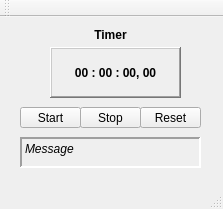
<?xml version="1.0" encoding="UTF-8"?>
<ui version="4.0">
 <class>stopWatch</class>
 <widget class="QMainWindow" name="stopWatch">
  <property name="geometry">
   <rect>
    <x>0</x>
    <y>0</y>
    <width>223</width>
    <height>209</height>
   </rect>
  </property>
  <property name="windowTitle">
   <string>stopWatch</string>
  </property>
  <widget class="QWidget" name="centralWidget">
   <widget class="QLabel" name="label">
    <property name="geometry">
     <rect>
      <x>80</x>
      <y>10</y>
      <width>61</width>
      <height>16</height>
     </rect>
    </property>
    <property name="font">
     <font>
      <weight>75</weight>
      <bold>true</bold>
     </font>
    </property>
    <property name="text">
     <string>Timer</string>
    </property>
    <property name="alignment">
     <set>Qt::AlignCenter</set>
    </property>
   </widget>
   <widget class="QLabel" name="timeLabel">
    <property name="geometry">
     <rect>
      <x>50</x>
      <y>30</y>
      <width>131</width>
      <height>51</height>
     </rect>
    </property>
    <property name="font">
     <font>
      <weight>75</weight>
      <bold>true</bold>
     </font>
    </property>
    <property name="frameShape">
     <enum>QFrame::WinPanel</enum>
    </property>
    <property name="frameShadow">
     <enum>QFrame::Raised</enum>
    </property>
    <property name="lineWidth">
     <number>2</number>
    </property>
    <property name="midLineWidth">
     <number>0</number>
    </property>
    <property name="text">
     <string>00 : 00 : 00, 00</string>
    </property>
    <property name="alignment">
     <set>Qt::AlignCenter</set>
    </property>
   </widget>
   <widget class="QPushButton" name="startButton">
    <property name="geometry">
     <rect>
      <x>20</x>
      <y>90</y>
      <width>61</width>
      <height>21</height>
     </rect>
    </property>
    <property name="text">
     <string>Start</string>
    </property>
   </widget>
   <widget class="QPushButton" name="stopButton">
    <property name="geometry">
     <rect>
      <x>80</x>
      <y>90</y>
      <width>61</width>
      <height>21</height>
     </rect>
    </property>
    <property name="text">
     <string>Stop</string>
    </property>
   </widget>
   <widget class="QPushButton" name="resetButton">
    <property name="geometry">
     <rect>
      <x>140</x>
      <y>90</y>
      <width>61</width>
      <height>21</height>
     </rect>
    </property>
    <property name="text">
     <string>Reset</string>
    </property>
   </widget>
   <widget class="QLabel" name="message">
    <property name="geometry">
     <rect>
      <x>20</x>
      <y>120</y>
      <width>181</width>
      <height>31</height>
     </rect>
    </property>
    <property name="font">
     <font>
      <italic>true</italic>
     </font>
    </property>
    <property name="frameShape">
     <enum>QFrame::Panel</enum>
    </property>
    <property name="frameShadow">
     <enum>QFrame::Sunken</enum>
    </property>
    <property name="lineWidth">
     <number>2</number>
    </property>
    <property name="text">
     <string>Message</string>
    </property>
    <property name="alignment">
     <set>Qt::AlignLeading|Qt::AlignLeft|Qt::AlignTop</set>
    </property>
   </widget>
  </widget>
  <widget class="QMenuBar" name="menuBar">
   <property name="geometry">
    <rect>
     <x>0</x>
     <y>0</y>
     <width>223</width>
     <height>22</height>
    </rect>
   </property>
  </widget>
  <widget class="QToolBar" name="mainToolBar">
   <attribute name="toolBarArea">
    <enum>TopToolBarArea</enum>
   </attribute>
   <attribute name="toolBarBreak">
    <bool>false</bool>
   </attribute>
  </widget>
  <widget class="QStatusBar" name="statusBar"/>
 </widget>
 <layoutdefault spacing="6" margin="11"/>
 <resources/>
 <connections/>
</ui>
